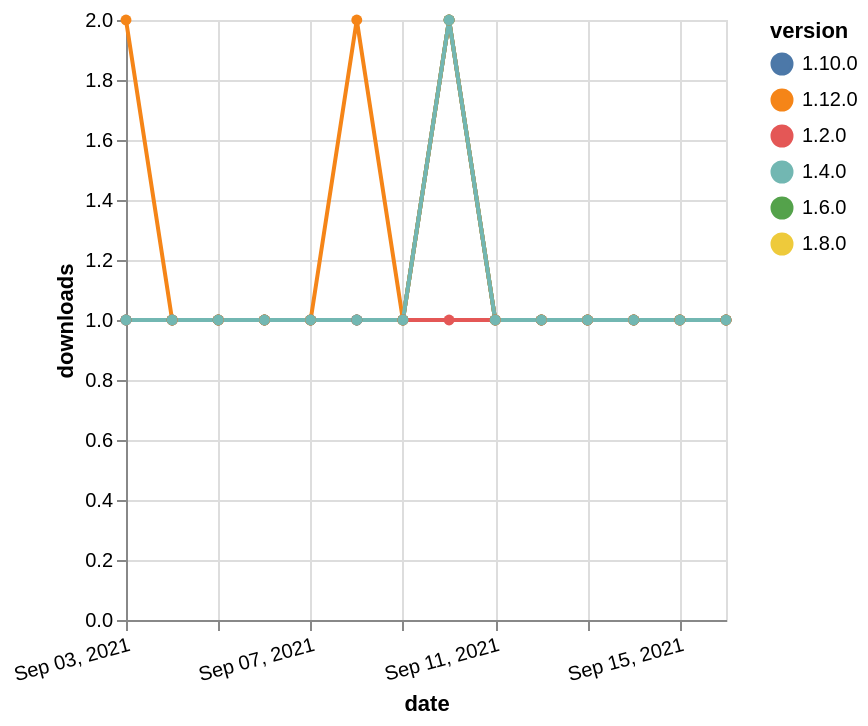

Write a Vega-Lite specification for this figure.
### Vega-Lite specification from a JSON file in a GitHub repository (floating-point values rounded to 4 significant figures)
{"$schema": "https://vega.github.io/schema/vega-lite/v5.json", "description": "A simple bar chart with embedded data.", "data": {"values": [{"date": "2021-09-03", "total": 170, "delta": 1, "version": "1.6.0"}, {"date": "2021-09-04", "total": 171, "delta": 1, "version": "1.6.0"}, {"date": "2021-09-05", "total": 172, "delta": 1, "version": "1.6.0"}, {"date": "2021-09-06", "total": 173, "delta": 1, "version": "1.6.0"}, {"date": "2021-09-07", "total": 174, "delta": 1, "version": "1.6.0"}, {"date": "2021-09-08", "total": 175, "delta": 1, "version": "1.6.0"}, {"date": "2021-09-09", "total": 176, "delta": 1, "version": "1.6.0"}, {"date": "2021-09-10", "total": 178, "delta": 2, "version": "1.6.0"}, {"date": "2021-09-11", "total": 179, "delta": 1, "version": "1.6.0"}, {"date": "2021-09-12", "total": 180, "delta": 1, "version": "1.6.0"}, {"date": "2021-09-13", "total": 181, "delta": 1, "version": "1.6.0"}, {"date": "2021-09-14", "total": 182, "delta": 1, "version": "1.6.0"}, {"date": "2021-09-15", "total": 183, "delta": 1, "version": "1.6.0"}, {"date": "2021-09-16", "total": 184, "delta": 1, "version": "1.6.0"}, {"date": "2021-09-03", "total": 144, "delta": 1, "version": "1.8.0"}, {"date": "2021-09-04", "total": 145, "delta": 1, "version": "1.8.0"}, {"date": "2021-09-05", "total": 146, "delta": 1, "version": "1.8.0"}, {"date": "2021-09-06", "total": 147, "delta": 1, "version": "1.8.0"}, {"date": "2021-09-07", "total": 148, "delta": 1, "version": "1.8.0"}, {"date": "2021-09-08", "total": 149, "delta": 1, "version": "1.8.0"}, {"date": "2021-09-09", "total": 150, "delta": 1, "version": "1.8.0"}, {"date": "2021-09-10", "total": 152, "delta": 2, "version": "1.8.0"}, {"date": "2021-09-11", "total": 153, "delta": 1, "version": "1.8.0"}, {"date": "2021-09-12", "total": 154, "delta": 1, "version": "1.8.0"}, {"date": "2021-09-13", "total": 155, "delta": 1, "version": "1.8.0"}, {"date": "2021-09-14", "total": 156, "delta": 1, "version": "1.8.0"}, {"date": "2021-09-15", "total": 157, "delta": 1, "version": "1.8.0"}, {"date": "2021-09-16", "total": 158, "delta": 1, "version": "1.8.0"}, {"date": "2021-09-03", "total": 155, "delta": 1, "version": "1.10.0"}, {"date": "2021-09-04", "total": 156, "delta": 1, "version": "1.10.0"}, {"date": "2021-09-05", "total": 157, "delta": 1, "version": "1.10.0"}, {"date": "2021-09-06", "total": 158, "delta": 1, "version": "1.10.0"}, {"date": "2021-09-07", "total": 159, "delta": 1, "version": "1.10.0"}, {"date": "2021-09-08", "total": 160, "delta": 1, "version": "1.10.0"}, {"date": "2021-09-09", "total": 161, "delta": 1, "version": "1.10.0"}, {"date": "2021-09-10", "total": 163, "delta": 2, "version": "1.10.0"}, {"date": "2021-09-11", "total": 164, "delta": 1, "version": "1.10.0"}, {"date": "2021-09-12", "total": 165, "delta": 1, "version": "1.10.0"}, {"date": "2021-09-13", "total": 166, "delta": 1, "version": "1.10.0"}, {"date": "2021-09-14", "total": 167, "delta": 1, "version": "1.10.0"}, {"date": "2021-09-15", "total": 168, "delta": 1, "version": "1.10.0"}, {"date": "2021-09-16", "total": 169, "delta": 1, "version": "1.10.0"}, {"date": "2021-09-03", "total": 208, "delta": 1, "version": "1.2.0"}, {"date": "2021-09-04", "total": 209, "delta": 1, "version": "1.2.0"}, {"date": "2021-09-05", "total": 210, "delta": 1, "version": "1.2.0"}, {"date": "2021-09-06", "total": 211, "delta": 1, "version": "1.2.0"}, {"date": "2021-09-07", "total": 212, "delta": 1, "version": "1.2.0"}, {"date": "2021-09-08", "total": 213, "delta": 1, "version": "1.2.0"}, {"date": "2021-09-09", "total": 214, "delta": 1, "version": "1.2.0"}, {"date": "2021-09-10", "total": 215, "delta": 1, "version": "1.2.0"}, {"date": "2021-09-11", "total": 216, "delta": 1, "version": "1.2.0"}, {"date": "2021-09-12", "total": 217, "delta": 1, "version": "1.2.0"}, {"date": "2021-09-13", "total": 218, "delta": 1, "version": "1.2.0"}, {"date": "2021-09-14", "total": 219, "delta": 1, "version": "1.2.0"}, {"date": "2021-09-15", "total": 220, "delta": 1, "version": "1.2.0"}, {"date": "2021-09-16", "total": 221, "delta": 1, "version": "1.2.0"}, {"date": "2021-09-03", "total": 116, "delta": 2, "version": "1.12.0"}, {"date": "2021-09-04", "total": 117, "delta": 1, "version": "1.12.0"}, {"date": "2021-09-05", "total": 118, "delta": 1, "version": "1.12.0"}, {"date": "2021-09-06", "total": 119, "delta": 1, "version": "1.12.0"}, {"date": "2021-09-07", "total": 120, "delta": 1, "version": "1.12.0"}, {"date": "2021-09-08", "total": 122, "delta": 2, "version": "1.12.0"}, {"date": "2021-09-09", "total": 123, "delta": 1, "version": "1.12.0"}, {"date": "2021-09-10", "total": 125, "delta": 2, "version": "1.12.0"}, {"date": "2021-09-11", "total": 126, "delta": 1, "version": "1.12.0"}, {"date": "2021-09-12", "total": 127, "delta": 1, "version": "1.12.0"}, {"date": "2021-09-13", "total": 128, "delta": 1, "version": "1.12.0"}, {"date": "2021-09-14", "total": 129, "delta": 1, "version": "1.12.0"}, {"date": "2021-09-15", "total": 130, "delta": 1, "version": "1.12.0"}, {"date": "2021-09-16", "total": 131, "delta": 1, "version": "1.12.0"}, {"date": "2021-09-03", "total": 177, "delta": 1, "version": "1.4.0"}, {"date": "2021-09-04", "total": 178, "delta": 1, "version": "1.4.0"}, {"date": "2021-09-05", "total": 179, "delta": 1, "version": "1.4.0"}, {"date": "2021-09-06", "total": 180, "delta": 1, "version": "1.4.0"}, {"date": "2021-09-07", "total": 181, "delta": 1, "version": "1.4.0"}, {"date": "2021-09-08", "total": 182, "delta": 1, "version": "1.4.0"}, {"date": "2021-09-09", "total": 183, "delta": 1, "version": "1.4.0"}, {"date": "2021-09-10", "total": 185, "delta": 2, "version": "1.4.0"}, {"date": "2021-09-11", "total": 186, "delta": 1, "version": "1.4.0"}, {"date": "2021-09-12", "total": 187, "delta": 1, "version": "1.4.0"}, {"date": "2021-09-13", "total": 188, "delta": 1, "version": "1.4.0"}, {"date": "2021-09-14", "total": 189, "delta": 1, "version": "1.4.0"}, {"date": "2021-09-15", "total": 190, "delta": 1, "version": "1.4.0"}, {"date": "2021-09-16", "total": 191, "delta": 1, "version": "1.4.0"}]}, "width": "container", "mark": {"type": "line", "point": {"filled": true}}, "encoding": {"x": {"field": "date", "type": "temporal", "timeUnit": "yearmonthdate", "title": "date", "axis": {"labelAngle": -15}}, "y": {"field": "delta", "type": "quantitative", "title": "downloads"}, "color": {"field": "version", "type": "nominal"}, "tooltip": {"field": "delta"}}}
